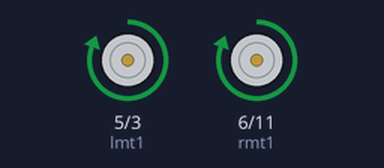
A sketch run on a simulated Arduino Uno, built with avr-gcc and run on an emulated ATmega328P. Parts: motor-driver pin pairs drawn as motors (green arrow = first pin HIGH = forward, orange = second pin HIGH = backward, longer = more drive).

Above: at 0.5 s.
At 1.5 s:
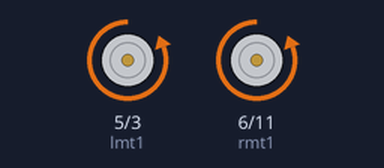
At 2.5 s:
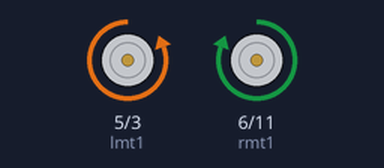
At 4.5 s:
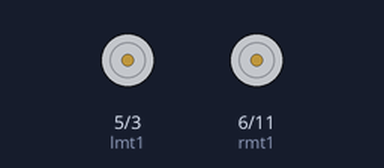
Timing chart, 0 to 6.5 s (numbered marks = the images above):
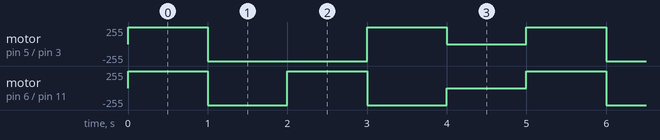

Measured:
- by itself, motor on pin 5 (lmt1) / pin 3 (lmt2): repeats every 5.0 s: backward 255/255 2.0 s, forward 255/255 1.0 s, stopped 1.0 s, forward 255/255 1.0 s
- by itself, motor on pin 6 (rmt1) / pin 11 (rmt2): repeats every 5.0 s: backward 255/255 1.0 s, forward 255/255 1.0 s, backward 255/255 1.0 s, stopped 1.0 s, forward 255/255 1.0 s

The sketch:

direction_using_function.ino
```cpp
 int lmt1=5,lmt2=3,rmt1=6,rmt2=11 ;
void setup()
{
 pinMode(lmt1,OUTPUT);
 pinMode(lmt2,OUTPUT);
 pinMode(rmt1,OUTPUT);
 pinMode(rmt2,OUTPUT);
}
 void loop()
{
 forward();
 delay(1000);
 backward();
 delay(1000);
 left();
 delay(1000);
 right();
 delay(1000);
 Stop();
 delay(1000);
}
 void forward()
{
 digitalWrite(lmt1,HIGH);
 digitalWrite(lmt2,LOW);
 digitalWrite(rmt1,HIGH);
 digitalWrite(rmt2,LOW);
}
 void backward()
{
  digitalWrite(lmt1,LOW);
 digitalWrite(lmt2,HIGH);
 digitalWrite(rmt1,LOW);
 digitalWrite(rmt2,HIGH);
}
   void right()
 {
   digitalWrite(lmt1,HIGH);
 digitalWrite(lmt2,LOW);
 digitalWrite(rmt1,LOW);
 digitalWrite(rmt2,HIGH);
 }
  void left()
{
 digitalWrite(lmt1,LOW);
 digitalWrite(lmt2,HIGH);
 digitalWrite(rmt1,HIGH);
 digitalWrite(rmt2,LOW);
}
  void Stop()
{
 digitalWrite(lmt1,LOW);
 digitalWrite(lmt2,LOW);
 digitalWrite(rmt1,HIGH);
 digitalWrite(rmt2,HIGH);
}
```
